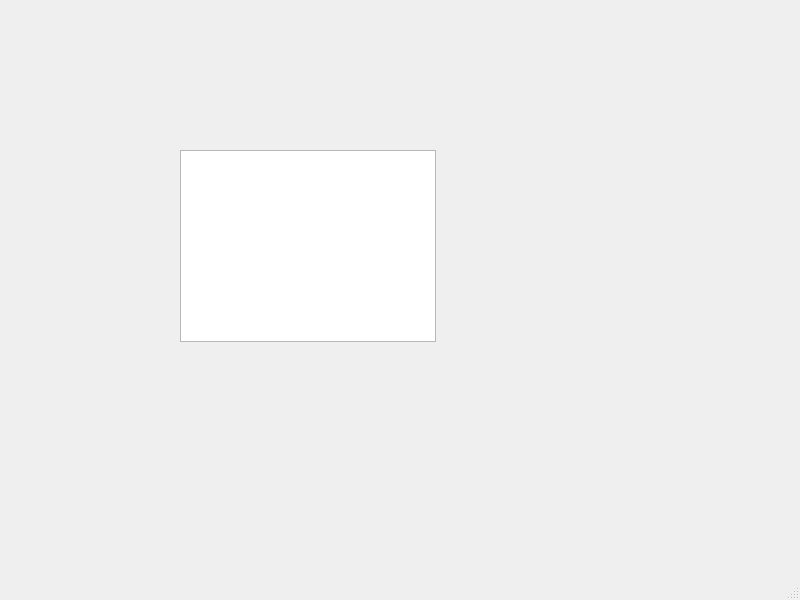
<?xml version="1.0" encoding="UTF-8"?>
<ui version="4.0">
 <class>MainWindow</class>
 <widget class="QMainWindow" name="MainWindow">
  <property name="geometry">
   <rect>
    <x>0</x>
    <y>0</y>
    <width>800</width>
    <height>600</height>
   </rect>
  </property>
  <property name="windowTitle">
   <string>MainWindow</string>
  </property>
  <widget class="QWidget" name="centralwidget">
   <widget class="QTextBrowser" name="textBrowser">
    <property name="geometry">
     <rect>
      <x>180</x>
      <y>150</y>
      <width>256</width>
      <height>192</height>
     </rect>
    </property>
   </widget>
  </widget>
  <widget class="QMenuBar" name="menubar">
   <property name="geometry">
    <rect>
     <x>0</x>
     <y>0</y>
     <width>800</width>
     <height>21</height>
    </rect>
   </property>
  </widget>
  <widget class="QStatusBar" name="statusbar"/>
 </widget>
 <resources/>
 <connections/>
</ui>
